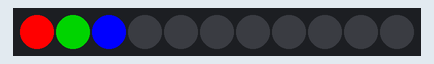
Bench run of a program on a simulated Arduino Leonardo, built for the host (arithmetic inside an expression is 32-bit, double 64-bit). Shown: 11 RGB LEDs in strip order, left to right.

Above: at 0.1 s.
At 4.83 s:
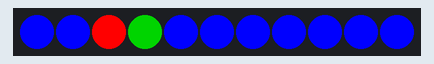
At 9.57 s:
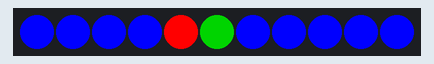
At 19.24 s:
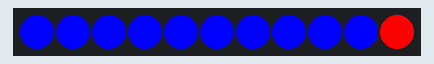
At 29.52 s:
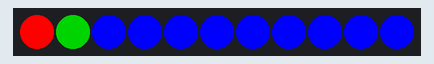
At 39.81 s:
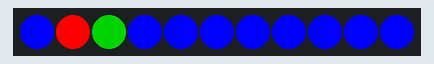

The program:

main.cpp
```cpp
#include <FastLED.h>

// How many leds in your strip?
#define NUM_LEDS 11

// For led chips like WS2812, which have a data line, ground, and power, you just
// need to define DATA_PIN.  For led chipsets that are SPI based (four wires - data, clock,
// ground, and power), like the LPD8806 define both DATA_PIN and CLOCK_PIN
// Clock pin only needed for SPI based chipsets when not using hardware SPI
#define DATA_PIN 12
#define CLOCK_PIN 13

// Define the array of leds
CRGB leds[NUM_LEDS];

void setup() {
    FastLED.addLeds<NEOPIXEL, DATA_PIN>(leds, NUM_LEDS);  // GRB ordering is assumed
}

void loop() {
  int i=0;
  for (i=0; i<NUM_LEDS; i++)
  {

  leds[i] = CRGB::Red;
  leds[i+1] = CRGB::Green;
  leds[i+2] = CRGB::Blue;
  FastLED.show();
  delay(100);
  // Now turn the LED off, then pause
  leds[i] = CRGB::Blue;
  FastLED.show();

  }


}
```
